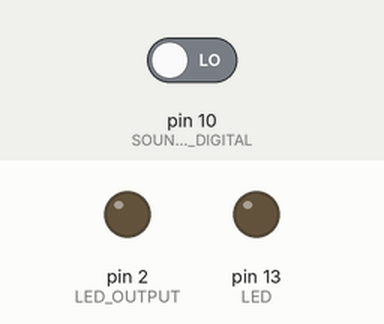
This sketch was run on a simulated Arduino Uno, built with avr-gcc and run on an emulated ATmega328P. Shown: output pins drawn as LEDs (lit = HIGH). Dashed ring = blinking. Inputs (shaded band) come from the test bench; at power-on: pin 10 (SOUND_SENSOR_DIGITAL) LOW.

Above: at 1.2 s.
1.3 s: pin 10 (SOUND_SENSOR_DIGITAL) driven HIGH
At 1.7 s:
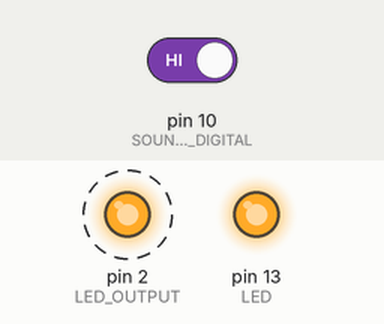
4.3 s: pin 10 (SOUND_SENSOR_DIGITAL) driven LOW
At 4.9 s:
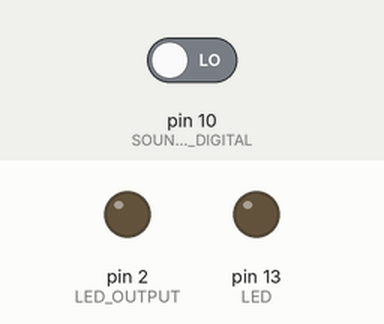
Timing chart, 0 to 7.3 s (numbered marks = the images above; inputs shaded):
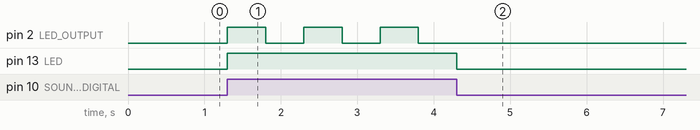

The sketch:

test.ino
```cpp
const byte LED = 13;
const byte SOUND_SENSOR_DIGITAL = 10;
const byte SOUND_SENSOR_ANALOG = A0;
const byte LED_OUTPUT = 2;

int vDelay = 500;
int valor;
int estado;
byte temp;

void setup()
{
	pinMode(LED, OUTPUT);

    pinMode(SOUND_SENSOR_DIGITAL, INPUT);
    pinMode(LED_OUTPUT, OUTPUT);

    // Serial.begin(115200);
}

void loop()
{
    temp = 0;
    if(digitalRead(SOUND_SENSOR_DIGITAL) == HIGH)
    {
	    digitalWrite(LED, HIGH);
        estado = digitalRead(LED_OUTPUT);
        digitalWrite(LED_OUTPUT, !estado);
        delay(500);
    }

	digitalWrite(LED, LOW);
}
```

Measured:
- after the input at 1.3 s, pin 2 (LED_OUTPUT): alternates HIGH for 0.50 s and LOW for 0.50 s, starting at once; pin 13 (LED): LOW → HIGH at once
- after the input at 4.3 s, pin 2 (LED_OUTPUT): stops changing and stays LOW; pin 13 (LED): HIGH → LOW at once
